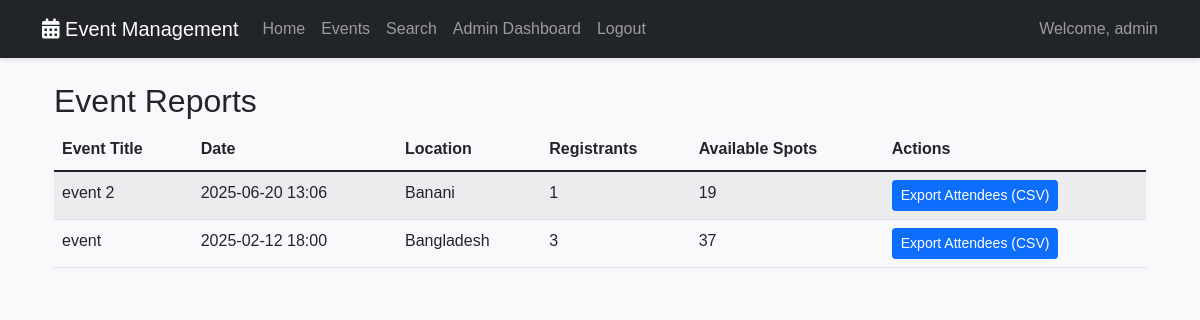
/event_reports.php (signed in), run on the app's committed database.
### tables this page shows
CREATE TABLE `events` (
  `id` int(11) NOT NULL,
  `created_by` int(11) NOT NULL,
  `title` varchar(255) NOT NULL,
  `description` text DEFAULT NULL,
  `event_date` datetime NOT NULL,
  `location` varchar(255) NOT NULL,
  `max_capacity` int(11) NOT NULL,
  `created_at` timestamp NOT NULL DEFAULT current_timestamp(),
  `updated_at` timestamp NULL DEFAULT NULL
);

### event_reports.php (the view, shortened to what this page needs)
<?php
$db = Database::getInstance()->getConnection();
$stmt = $db->prepare("
    SELECT e.*,
           (SELECT COUNT(a.id) FROM attendees a WHERE a.event_id = e.id AND a.status = 'registered') as registrant_count, -- Modified COUNT to filter by status
           e.max_capacity - (SELECT COUNT(a.id) FROM attendees a WHERE a.event_id = e.id AND a.status = 'registered') as available_spots -- Modified COUNT to filter by status
    FROM events e
    LEFT JOIN attendees a ON e.id = a.event_id -- Keep the LEFT JOIN for cases with no attendees to show all events
    GROUP BY e.id
    ORDER BY e.event_date DESC
");
$stmt->execute();
$events = $stmt->fetchAll(PDO::FETCH_ASSOC);
require_once 'includes/header.php';
?>
<div class="container mt-4">
    <h2>Event Reports</h2>
    <div class="table-responsive">
        <table class="table table-striped">
            <thead>
            <tr>
                <th>Event Title</th>
                <th>Date</th>
                <th>Location</th>
                <th>Registrants</th>
                <th>Available Spots</th>
                <th>Actions</th>
            </tr>
            </thead>
            <tbody>
            <?php foreach ($events as $event): ?>
                <tr>
                    <td><?php echo htmlspecialchars($event['title']);?></td>
                    <td><?php echo date('Y-m-d H:i', strtotime($event['event_date'])); ?></td>
                    <td><?php echo htmlspecialchars($event['location']);?></td>
                    <td><?php echo $event['registrant_count']; ?></td>
                    <td><?php echo $event['available_spots']; ?></td>
                    <td>
                        <a href="event_reports.php?export=1&event_id=<?php echo $event['id']; ?>"
                           class="btn btn-sm btn-primary">
                            Export Attendees (CSV)
                        </a>
                    </td>
                </tr>
            <?php endforeach; ?>
            </tbody>
        </table>
    </div>
</div>
<?php require_once 'includes/footer.php'; ?>

### assets/css/style.css (style rules this page uses)
body { font-family: 'Arial', sans-serif; line-height: 1.6; background-color: #f8f9fa; }
.table-responsive { margin-bottom: 1rem; }
.table th { background-color: #f8f9fa; }

### data on the page
events: title "event 2", event_date "2025-06-20 13:06", location "Banani", registrant_count "1", available_spots "19"
events: title "event", event_date "2025-02-12 18:00", location "Bangladesh", registrant_count "3", available_spots "37"

### other printed values
$_SESSION['username'] "admin"
